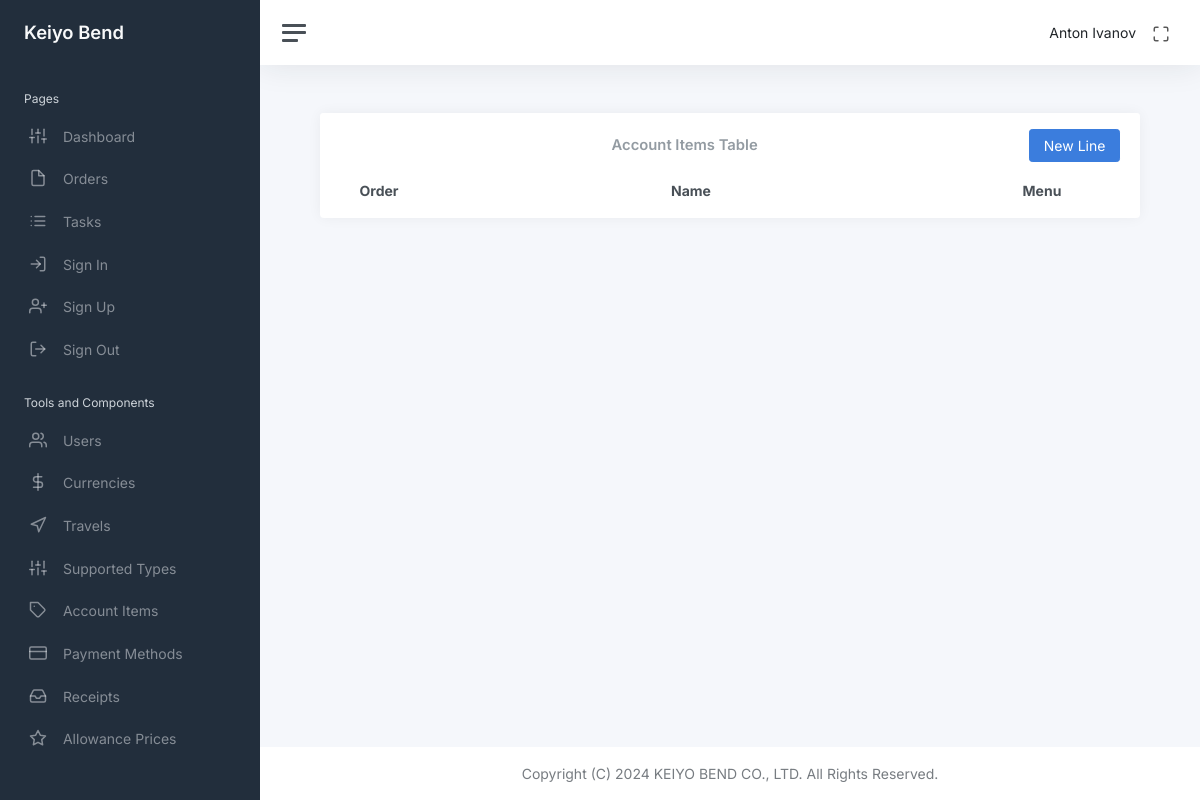
Before: /admin_menu/account_items_table (signed in) with the older database file.
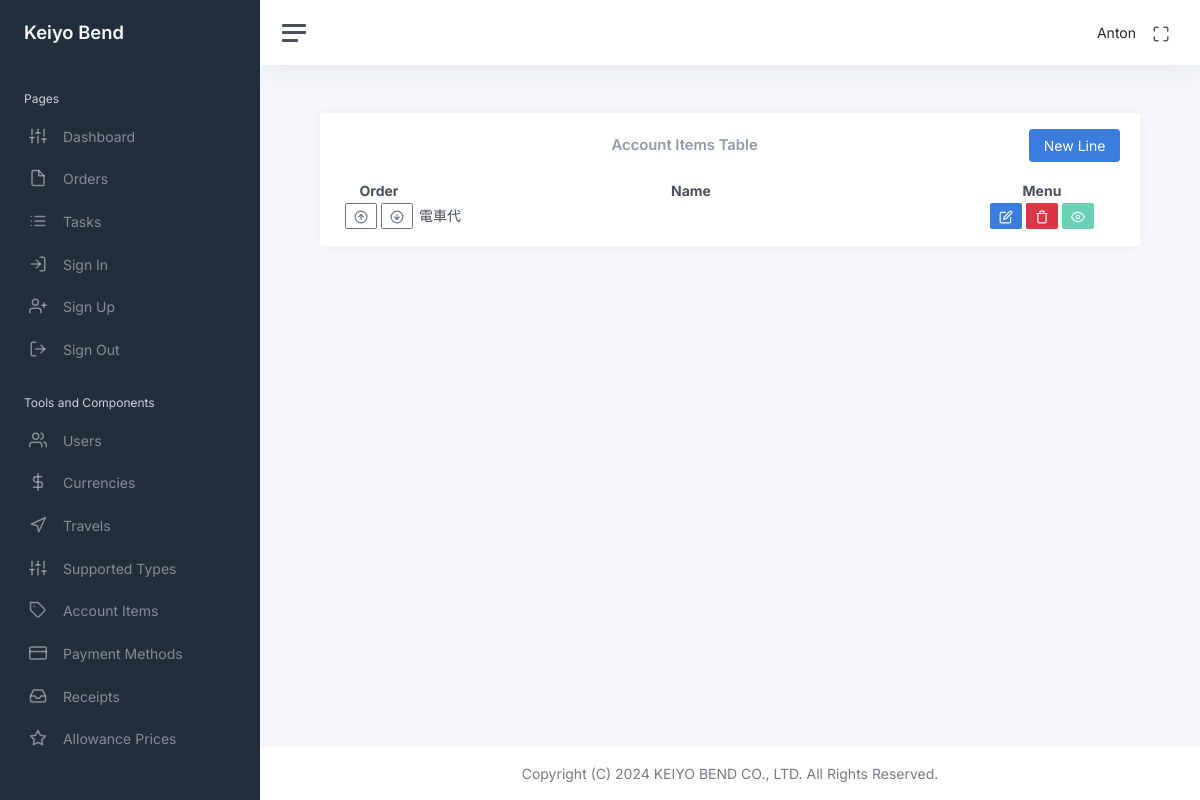
After: the same page with the newer database file.
### app/auth/models/user.py (models this page shows, shortened)
class User(UserMixin, db.Model):
    id: so.Mapped[int] = so.mapped_column(primary_key=True)
    name: so.Mapped[str] = so.mapped_column(sa.String(64), index=True, default=None)
    email: so.Mapped[str] = so.mapped_column(sa.String(120), index=True, unique=True)
    password_hash: so.Mapped[Optional[str]] = so.mapped_column(sa.String(256))
    admin: so.Mapped[bool] = so.mapped_column(sa.Boolean(), default=False)
    is_show: so.Mapped[bool] = so.mapped_column(sa.Boolean(), default=True)
    orders_rel = db.relationship("Order", back_populates="user", cascade="all, delete-orphan")

### app/admin/models/account_items.py (models this page shows, shortened)
class AccountItems(db.Model):
    id: so.Mapped[int] = so.mapped_column(primary_key=True)
    accountItemName: so.Mapped[str] = so.mapped_column(sa.String(), nullable=False, default=None)
    is_show: so.Mapped[bool] = so.mapped_column(sa.Boolean(), default=True, index=True)
    order: so.Mapped[int] = so.mapped_column(sa.Integer(), nullable=False, index=True, default=1)
    details = db.relationship(
        "Details", back_populates="account_item", cascade="all, delete-orphan"
    )

### app/admin/routes/account_items/account_items_table.py (the view)
@bp.route("/admin_menu/account_items_table")
@login_required
def account_items_table():
    account_items = db.session.scalars(sa.select(AccountItems).order_by(AccountItems.order)).all()
    return render_template(
        "admin/account_items_table.html", title="Account Items Table", account_items=account_items
    )

### app/auth/models/user.py (called while the page is built)
@login.user_loader
def load_user(id):
    return db.session.get(User, int(id))

### app/admin/templates/admin/account_items_table.html (shortened to what this page needs)
<!DOCTYPE html>
{% extends "main/base.html" %}
{% block content %}
<link rel="stylesheet" href="{{ url_for('admin.static', filename='css/account_items_table_style.css') }}">
<div class="container-fluid p-0">
    <div class="row">
        <div class="col-md-12 ms-sm-auto col-lg-12 px-md-4">
            <div class="card flex-fill">
                <div class="card-header py-3">
                    <div class="d-flex justify-content-between align-items-center">
                        <h3 class="card-title mb-0">Account Items Table</h3>
                        <button class="btn btn-primary btn-add" id="btn-add">New Line</button>
                    </div>
                </div>
                <div class="card-body py-0 mb-3">
                    <table class="display cell-border" style="width: 100%" id="accountItemsTable">
                        <thead>
                            <tr style="text-align: center;">
                                <th class="col-order">Order</th>
                                <th class="col-name">Name</th>
                                <th class="col-menu">Menu</th>
                            </tr>
                        </thead>
                        <tbody>
                            {% for account_item in account_items %}
                            <tr data-id="{{ account_item.id }}" data-order="{{ account_item.order }}">
                                <td style="text-align:center">
                                    <button class="btn btn-sm btn-outline-secondary move-up"><i class="align-middle"
                                            data-feather="arrow-up-circle"></i></button>
                                    <button class="btn btn-sm btn-outline-secondary move-down"><i class="align-middle"
                                            data-feather="arrow-down-circle"></i></button>
                                </td>
                                <td class="view-mode account-item-cell">{{ account_item.accountItemName }}</td>
                                <td style="text-align:center">
                                    <button class="btn btn-primary btn-sm btn-edit"><i class="align-middle"
                                            data-feather="edit"></i></button>
                                    <button class="btn btn-danger btn-sm btn-delete"><i class="align-middle"
                                            data-feather="trash"></i></button>
                                    <button
                                        class="btn btn-sm btn-show-account-item {{ 'btn-success' if account_item.is_show else 'btn-danger' }}"
                                        disabled>
                                        {% if account_item.is_show %}
                                        <i class="align-middle" data-feather="eye"></i>
                                        {% else %}
                                        <i class="align-middle" data-feather="eye-off"></i>
                                        {% endif %}
                                    </button>
                                </td>
                            </tr>
                            {% endfor %}
                        </tbody>
                    </table>
                </div>
            </div>
        </div>
    </div>
</div>
{% endblock %}

### app/main/templates/main/navbar.html (shortened to what this page needs)
<!DOCTYPE html>
<nav class="navbar navbar-expand navbar-light navbar-bg">
    <a class="sidebar-toggle js-sidebar-toggle">
        <i class="hamburger align-self-center"></i>
    </a>
    <div class="navbar-collapse collapse">
        <ul class="navbar-nav navbar-align">
            <li class="nav-item dropdown">
                <a class="nav-link d-none d-sm-inline-block">
                    <span class="text-dark">{{ current_user.name }}</span>
                </a>
            </li>
            <li class="nav-item">
                <a id="fullscreenButton" class="nav-link d-none d-sm-inline-block">
                    <i class="align-middle" data-feather="maximize"></i>
                </a>
            </li>
        </ul>
    </div>
</nav>

Changed rows visible on the page:
changed User: name "Anton Ivanov" → "Anton"
added AccountItems: accountItemName "電車代", is_show True (drawn)
